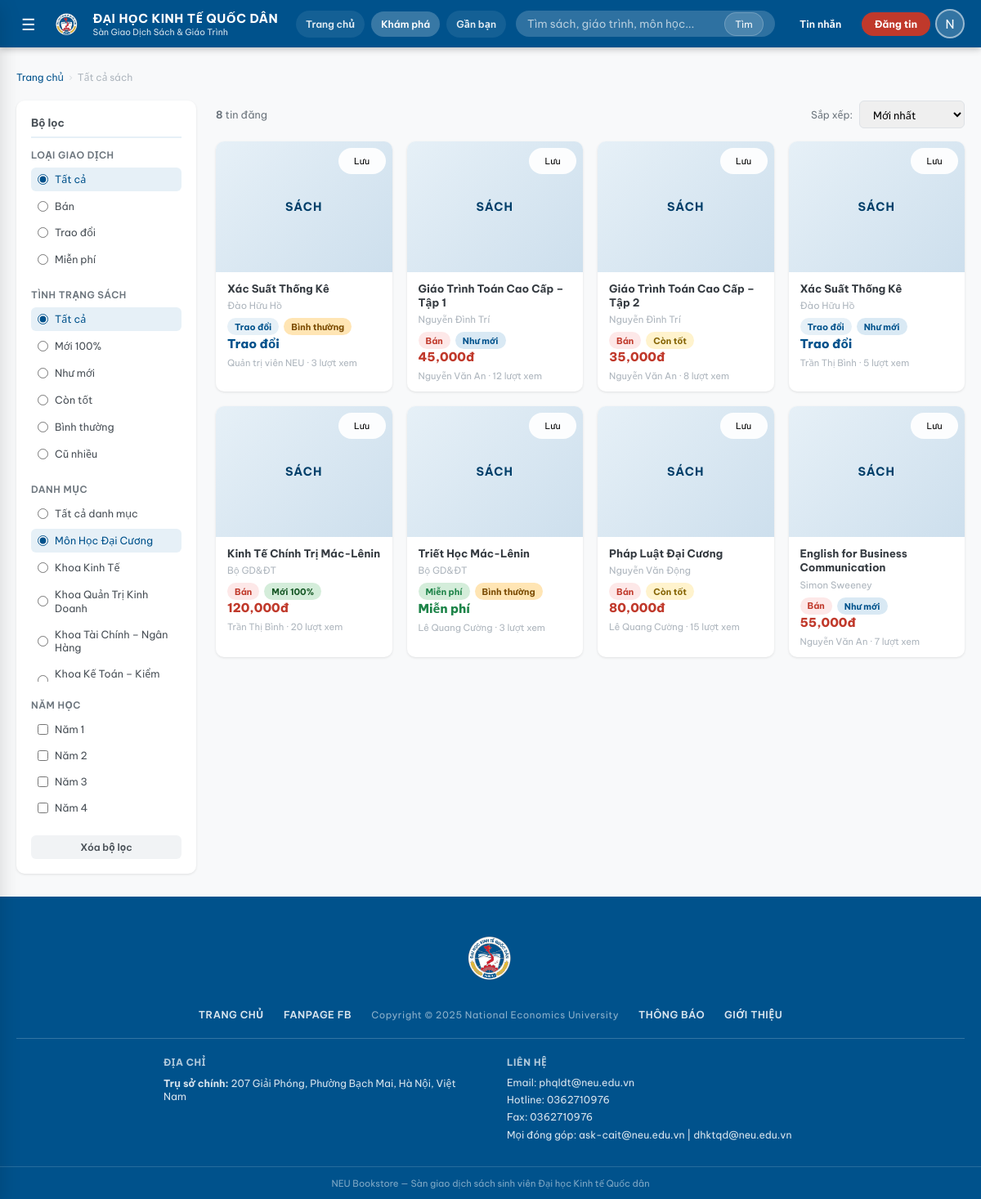
Page /listings?cat=1 (signed in) on the committed database.
### tables this page shows
CREATE TABLE users (
    id            INTEGER PRIMARY KEY AUTOINCREMENT,
    username      TEXT    UNIQUE NOT NULL,
    password_hash TEXT    NOT NULL,
    full_name     TEXT,
    email         TEXT,
    phone         TEXT,
    student_id    TEXT    UNIQUE,
    faculty       TEXT,
    course_year   INTEGER,
    role          TEXT    DEFAULT 'student' CHECK(role IN ('student','admin')),
    bio           TEXT,
    rating_avg    REAL    DEFAULT 0,
    rating_count  INTEGER DEFAULT 0,
    created_at    TIMESTAMP DEFAULT CURRENT_TIMESTAMP
, reputation_score INTEGER DEFAULT 0, completed_deals INTEGER DEFAULT 0, location_label TEXT, latitude REAL, longitude REAL, location_updated_at TIMESTAMP);

CREATE TABLE categories (
    id          INTEGER PRIMARY KEY AUTOINCREMENT,
    name        TEXT    NOT NULL,
    slug        TEXT    UNIQUE NOT NULL,
    parent_id   INTEGER REFERENCES categories(id) ON DELETE SET NULL,
    icon        TEXT    DEFAULT '📚',
    description TEXT,
    sort_order  INTEGER DEFAULT 0
);

CREATE TABLE "listings" (
            id              INTEGER PRIMARY KEY AUTOINCREMENT,
            book_id         INTEGER REFERENCES books(id) ON DELETE CASCADE,
            seller_id       INTEGER REFERENCES users(id) ON DELETE CASCADE,
            listing_type    TEXT NOT NULL CHECK(listing_type IN ('sell','exchange','free')),
            price           REAL DEFAULT 0,
            condition       TEXT NOT NULL
                            CHECK(condition IN ('new','like_new','good','fair','poor')),
            notes           TEXT,
            status          TEXT DEFAULT 'active'
                            CHECK(status IN ('pending','active','rejected','sold','reserved','closed')),
            exchange_for    TEXT,
            moderated_by    INTEGER REFERENCES users(id) ON DELETE SET NULL,
            moderated_at    TIMESTAMP,
            moderation_note TEXT,
            views           INTEGER DEFAULT 0,
            created_at      TIMESTAMP DEFAULT CURRENT_TIMESTAMP,
            updated_at      TIMESTAMP DEFAULT CURRENT_TIMESTAMP
        , meeting_label TEXT, meeting_latitude REAL, meeting_longitude REAL);

CREATE TABLE books (
    id           INTEGER PRIMARY KEY AUTOINCREMENT,
    title        TEXT    NOT NULL,
    author       TEXT,
    isbn         TEXT,
    publisher    TEXT,
    publish_year INTEGER,
    edition      TEXT,
    category_id  INTEGER REFERENCES categories(id) ON DELETE SET NULL,
    faculty      TEXT,
    course_year  INTEGER,
    subject_code TEXT,
    description  TEXT,
    cover_emoji  TEXT    DEFAULT '📖',
    created_at   TIMESTAMP DEFAULT CURRENT_TIMESTAMP
, cover_image TEXT);

### app.py (the view, shortened to what this page needs)
@app.route("/listings")
@login_required
def listings():
    conn = get_db_connection()
    q           = request.args.get("q", "").strip()
    cat_id      = request.args.get("cat", "")
    ltype       = request.args.get("type", "")
    condition   = request.args.get("condition", "")
    course_years = normalize_book_years(request.args.getlist("year"))
    sort        = request.args.get("sort", "newest")
    page        = max(1, int(request.args.get("page", 1)))
    per_page    = 12
    where  = ["l.status='active'"]
    params = []
    if q:
        where.append("(b.title LIKE ? OR b.author LIKE ? OR b.subject_code LIKE ?)")
        params += [f"%{q}%"] * 3
    if cat_id:
        where.append("(b.category_id=? OR c.parent_id=?)")
        params += [cat_id, cat_id]
    if ltype:
        where.append("l.listing_type=?");   params.append(ltype)
    if condition:
        where.append("l.condition=?");      params.append(condition)
    where_sql = "WHERE " + " AND ".join(where)
    order_map = {
        "newest":     "l.created_at DESC",
        "oldest":     "l.created_at ASC",
        "price_asc":  "l.price ASC",
        "price_desc": "l.price DESC",
        "popular":    "l.views DESC",
    }
    order_sql = order_map.get(sort, "l.created_at DESC")
    total = conn.execute(
        f"SELECT COUNT(*) c FROM listings l "
        f"JOIN books b ON b.id=l.book_id "
        f"LEFT JOIN categories c ON c.id=b.category_id "
        f"{where_sql}",
        params,
    ).fetchone()["c"]
    rows = conn.execute(
        f"""
        SELECT l.*, b.title, b.author, b.cover_emoji, b.cover_image, b.subject_code,
               b.faculty book_faculty, b.course_year book_year,
               u.full_name seller_name, u.username seller_username, u.rating_avg,
               c.name cat_name, c.icon cat_icon
        FROM listings l
        JOIN books    b ON b.id = l.book_id
        JOIN users    u ON u.id = l.seller_id
        LEFT JOIN categories c ON c.id = b.category_id
        {where_sql}
        ORDER BY {order_sql}
        LIMIT ? OFFSET ?
        """,
        params + [per_page, (page - 1) * per_page],
    ).fetchall()
    all_cats = conn.execute(
        "SELECT * FROM categories WHERE parent_id IS NULL ORDER BY sort_order"
    ).fetchall()
    wl = conn.execute(
        "SELECT listing_id FROM wishlist WHERE user_id=?", (session["user_id"],)
    ).fetchall()
    wishlist_ids = {r["listing_id"] for r in wl}
    conn.close()
    return render_template(
        "listings.html",
        listings=rows,
        total=total,
        page=page,
        pages=(total + per_page - 1) // per_page,
        all_cats=all_cats,
        wishlist_ids=wishlist_ids,
        q=q, cat_id=cat_id, ltype=ltype, condition=condition,
        course_years=course_years, sort=sort,
    )

### templates/listings.html (shortened to what this page needs)
{% extends "base.html" %}
{% block content %}
<div class="container">
  <div class="breadcrumb">
    <a href="{{ url_for('home') }}">Trang chủ</a>
    <span class="breadcrumb-sep">›</span>
    <span>Tất cả sách</span>
  </div>
  <div class="listings-layout">
    <aside class="filter-sidebar">
      <form method="GET" action="{{ url_for('listings') }}" id="filterForm">
        <div class="filter-title">Bộ lọc</div>
        <div class="filter-group">
          <div class="filter-label">Loại giao dịch</div>
          <div class="filter-options">
            <label class="filter-option {{ 'active' if not ltype }}">
              <input type="radio" name="type" value="" {{ 'checked' if not ltype }} onchange="this.form.submit()">
              Tất cả
            </label>
            <label class="filter-option {{ 'active' if ltype == 'sell' }}">
              <input type="radio" name="type" value="sell" {{ 'checked' if ltype == 'sell' }} onchange="this.form.submit()">
              Bán
            </label>
            <label class="filter-option {{ 'active' if ltype == 'exchange' }}">
              <input type="radio" name="type" value="exchange" {{ 'checked' if ltype == 'exchange' }} onchange="this.form.submit()">
              Trao đổi
            </label>
            <label class="filter-option {{ 'active' if ltype == 'free' }}">
              <input type="radio" name="type" value="free" {{ 'checked' if ltype == 'free' }} onchange="this.form.submit()">
              Miễn phí
            </label>
          </div>
        </div>
        <div class="filter-group">
          <div class="filter-label">Tình trạng sách</div>
          <div class="filter-options">
            <label class="filter-option {{ 'active' if not condition }}">
              <input type="radio" name="condition" value="" {{ 'checked' if not condition }} onchange="this.form.submit()">
              Tất cả
            </label>
            {% for val, (label, cls) in CONDITION_LABELS.items() %}
              <label class="filter-option {{ 'active' if condition == val }}">
                <input type="radio" name="condition" value="{{ val }}" {{ 'checked' if condition == val }} onchange="this.form.submit()">
                {{ label }}
              </label>
            {% endfor %}
          </div>
        </div>
        <div class="filter-group">
          <div class="filter-label">Danh mục</div>
          <div class="filter-options" style="max-height:220px;overflow-y:auto">
            <label class="filter-option {{ 'active' if not cat_id }}">
              <input type="radio" name="cat" value="" {{ 'checked' if not cat_id }} onchange="this.form.submit()">
              Tất cả danh mục
            </label>
            {% for cat in all_cats %}
              <label class="filter-option {{ 'active' if cat_id == cat.id|string }}">
                <input type="radio" name="cat" value="{{ cat.id }}"
                       {{ 'checked' if cat_id == cat.id|string }} onchange="this.form.submit()">
                {{ cat.name }}
              </label>
            {% endfor %}
          </div>
        </div>
        <div class="filter-group">
          <div class="filter-label">Năm học</div>
          <div class="filter-options">
            {% for y in VALID_BOOK_YEARS %}
              <label class="filter-option {{ 'active' if y in course_years }}">
                <input type="checkbox" name="year" value="{{ y }}"
                       {{ 'checked' if y in course_years }} onchange="this.form.submit()">
                Năm {{ y }}
              </label>
            {% endfor %}
          </div>
        </div>
        <a href="{{ url_for('listings') }}" class="btn btn-ghost btn-sm btn-block">
          Xóa bộ lọc
        </a>
      </form>
    </aside>
    <div>
      <div class="listings-toolbar">
        <div class="listings-count">
          <strong>{{ total }}</strong> tin đăng
        </div>
        <div style="display:flex;gap:8px;align-items:center">
          <label style="font-size:.82rem;color:var(--gray-600)">Sắp xếp:</label>
          <select class="sort-select" onchange="location.href=this.value">
            {% for val, label in [('newest','Mới nhất'),('oldest','Cũ nhất'),
                                   ('price_asc','Giá tăng dần'),('price_desc','Giá giảm dần'),
                                   ('popular','Phổ biến nhất')] %}
              <option value="{{ url_for('listings') }}?{{ request.query_string.decode().replace('sort='+sort,'').strip('&') }}&sort={{ val }}"
                      {{ 'selected' if sort == val }}>
                {{ label }}
              </option>
            {% endfor %}
          </select>
        </div>
      </div>
      {% if listings %}
        <div class="book-grid">
          {% for l in listings %}
            <a href="{{ url_for('listing_detail', lid=l.id) }}" class="card book-card">
              <div class="book-card-cover">
                {% if l.cover_image %}
                  <img src="{{ l.cover_image }}" alt="{{ l.title }}" class="book-cover-image">
                {% else %}
                  <span class="book-card-cover-label">Sách</span>
                {% endif %}
                <button class="wishlist-btn {{ 'wishlisted' if l.id in wishlist_ids }}" data-lid="{{ l.id }}">
                  {{ 'Đã lưu' if l.id in wishlist_ids else 'Lưu' }}
                </button>
              </div>
              <div class="book-card-body">
                <div class="book-card-title">{{ l.title }}</div>
                <div class="book-card-author">{{ l.author or '' }}</div>
                <div class="book-card-meta">
                  {% set type_info = TYPE_LABELS.get(l.listing_type, ('', '')) %}
                  <span class="badge {{ 'badge-red' if l.listing_type == 'sell' else ('badge-blue' if l.listing_type == 'exchange' else 'badge-green') }}">
                    {{ type_info[1] }} {{ type_info[0] }}
                  </span>
                  {% set cond_info = CONDITION_LABELS.get(l.condition, ('', 'badge-gray')) %}
                  <span class="badge {{ cond_info[1] }}">{{ cond_info[0] }}</span>
                </div>
                {% if l.listing_type == 'sell' %}
                  <div class="book-card-price">{{ '{:,.0f}'.format(l.price) }}đ</div>
                {% elif l.listing_type == 'free' %}
                  <div class="book-card-price book-card-free">Miễn phí</div>
                {% else %}
                  <div class="book-card-price book-card-exchange">Trao đổi</div>
                {% endif %}
                <div class="book-card-foot">
                  {{ l.seller_name or l.seller_username }} · {{ l.views }} lượt xem
                </div>
              </div>
            </a>
          {% endfor %}
        </div>
      {% else %}
        <div class="empty-state">
          <h3>Không tìm thấy kết quả phù hợp</h3>
          <p>Thử thay đổi bộ lọc hoặc tìm kiếm từ khóa khác</p>
          <a href="{{ url_for('listings') }}" class="btn btn-outline empty-state-action">Xem tất cả sách</a>
        </div>
      {% endif %}
    </div>
  </div>
</div>
{% endblock %}

### templates/base.html (shortened to what this page needs)
<!DOCTYPE html>
<html lang="vi">
<head>
  <link rel="stylesheet" href="{{ url_for('static', filename='css/style.css') }}">
</head>
<body>
<div class="page-wrapper">
  <header class="site-header">
    <div class="header-inner">
      <button class="header-menu-btn" id="menuBtn" title="Mở menu">☰</button>
      <a href="{{ url_for('home') }}" class="header-logo">
        <img src="{{ url_for('static', filename='images/neu-logo.png') }}" alt="NEU logo" class="header-logo-mark">
        <div class="header-logo-text">
          <span>ĐẠI HỌC KINH TẾ QUỐC DÂN</span>
          <span class="header-logo-sub">Sàn Giao Dịch Sách &amp; Giáo Trình</span>
        </div>
      </a>
      {% if current_user %}
        <div class="header-quicknav">
          <a href="{{ url_for('home') }}" class="header-quicklink">Trang chủ</a>
          <a href="{{ url_for('listings') }}" class="header-quicklink">Khám phá</a>
          <a href="{{ url_for('nearby_listings') }}" class="header-quicklink">Gần bạn</a>
        </div>
      {% endif %}
      <form class="header-search" action="{{ url_for('listings') }}" method="GET">
        <input type="text" name="q" placeholder="Tìm sách, giáo trình, môn học..." value="{{ request.args.get('q','') }}">
        <button type="submit">Tìm</button>
      </form>
      <div class="header-actions">
        <a href="{{ url_for('messages') }}" class="header-btn" title="Tin nhắn">
          Tin nhắn
        </a>
        <a href="{{ url_for('post_listing') }}" class="btn-post-header">Đăng tin</a>
        <div class="header-account">
          <div class="header-avatar" id="avatarBtn">
            {{ current_user.full_name[0] if current_user and current_user.full_name else 'U' }}
          </div>
        </div>
      </div>
    </div>
  </header>
  <main class="main-content">
    {% block content %}{% endblock %}
  </main>
  <footer class="site-footer">
    <div class="footer-top">
      <div class="container">
        <div class="footer-logo-row">
          <img src="{{ url_for('static', filename='images/neu-logo.png') }}" alt="NEU logo" class="footer-logo-mark">
        </div>
        <div class="footer-nav-row">
          <a href="{{ url_for('home') }}">TRANG CHỦ</a>
          <a href="https://www.facebook.com/neu.edu.vn" target="_blank" rel="noreferrer">FANPAGE FB</a>
          <span class="footer-copyright">Copyright © 2025 National Economics University</span>
          <a href="#">THÔNG BÁO</a>
          <a href="https://neu.edu.vn" target="_blank" rel="noreferrer">GIỚI THIỆU</a>
        </div>
        <div class="footer-info-row">
          <div class="footer-info-block">
            <h4>Địa chỉ</h4>
            <div class="footer-info-item">
              <span><strong>Trụ sở chính:</strong> 207 Giải Phóng, Phường Bạch Mai, Hà Nội, Việt Nam</span>
            </div>
          </div>
          <div class="footer-info-block">
            <h4>Liên hệ</h4>
            <div class="footer-info-item"><span>Email: phqldt@neu.edu.vn</span></div>
            <div class="footer-info-item"><span>Hotline: 0362710976</span></div>
            <div class="footer-info-item"><span>Fax: 0362710976</span></div>
            <div class="footer-info-item"><span>Mọi đóng góp: ask-cait@neu.edu.vn | dhktqd@neu.edu.vn</span></div>
          </div>
        </div>
      </div>
    </div>
    <div class="footer-bottom">NEU Bookstore — Sàn giao dịch sách sinh viên Đại học Kinh tế Quốc dân</div>
  </footer>
</div>
</body>
</html>

### rows in the picture
users: full_name "N"
categories: name "Môn Học Đại Cương"
categories: name "Khoa Kinh Tế"
categories: name "Khoa Quản Trị Kinh Doanh"
categories: name "Khoa Tài Chính – Ngân Hàng"
categories: name "Khoa Kế Toán – Kiểm…"
listings: id "Lưu", title "Xác Suất Thống Kê", author "Đào Hữu Hồ", type_info "Trao đổi", cond_info "Bình thường", listing_type "Trao đổi", full_name "Quản trị viên NEU", views "3"
listings: id "Lưu", title "Giáo Trình Toán Cao Cấp – Tập 1", author "Nguyễn Đình Trí", type_info "Bán", cond_info "Như mới", price "45,000", full_name "Nguyễn Văn An", views "12"
listings: id "Lưu", title "Giáo Trình Toán Cao Cấp – Tập 2", author "Nguyễn Đình Trí", type_info "Bán", cond_info "Còn tốt", price "35,000", full_name "Nguyễn Văn An", views "8"
listings: id "Lưu", title "Xác Suất Thống Kê", author "Đào Hữu Hồ", type_info "Trao đổi", cond_info "Như mới", listing_type "Trao đổi", full_name "Trần Thị Bình", views "5"
listings: id "Lưu", title "Kinh Tế Chính Trị Mác-Lênin", author "Bộ GD&ĐT", type_info "Bán", cond_info "Mới 100%", price "120,000", full_name "Trần Thị Bình", views "20"
listings: id "Lưu", title "Triết Học Mác-Lênin", author "Bộ GD&ĐT", type_info "Miễn phí", cond_info "Bình thường", listing_type "Miễn phí", full_name "Lê Quang Cường", views "3"
listings: id "Lưu", title "Pháp Luật Đại Cương", author "Nguyễn Văn Động", type_info "Bán", cond_info "Còn tốt", price "80,000", full_name "Lê Quang Cường", views "15"
listings: id "Lưu", title "English for Business Communication", author "Simon Sweeney", type_info "Bán", cond_info "Như mới", price "55,000", full_name "Nguyễn Văn An", views "7"

### other values in the picture
{{ label }} "Mới 100%" "Như mới" "Còn tốt" "Bình thường" "Cũ nhiều"
{{ y }} "1" "2" "3" "4"
{{ total }} "8"
form field value "Mới nhất"
